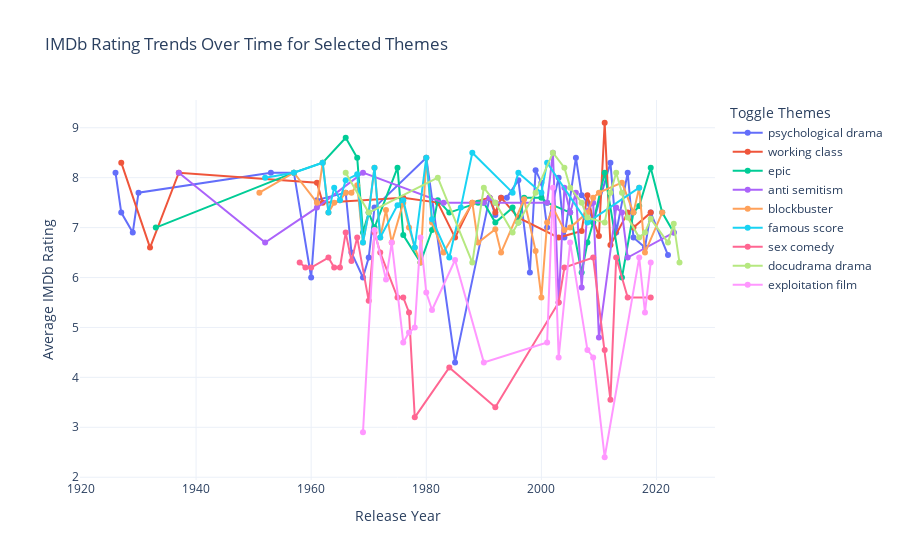

The notebook cell saved with this chart:
### Markdown cell above
# Let's look at how the Average IMDB ratings for a few selected keywords evolved over time

### Code cell
# Make a copy of the DataFrame for time-based analysis
df_time_keywords = df.copy()

df_time_keywords["releaseYear"] = df_time_keywords["releaseYear"].astype(int)
df_time_keywords["imdbRating"] = df_time_keywords["imdbRating"].astype(float)
df_time_keywords["keywords"] = df_time_keywords["keywords"].fillna("").str.lower()

# 2. Pick your themes
selected_keywords = ['famous score', 'epic', 'working class', 'docudrama drama','psychological drama', 'anti semitism','blockbuster', 'exploitation film','low budget film','sex comedy']

# 3. Explode so each (film, keyword) is a row
df_exploded = df_time_keywords.assign(
    keyword = df_time_keywords["keywords"].str.split(", ")
).explode("keyword")

# 4. Filter to only these keywords and valid years
df_trends = df_exploded[
    df_exploded["keyword"].isin(selected_keywords) &
    df_exploded["releaseYear"].notnull()
]

# 5. Compute yearly average rating per keyword
keyword_yearly = (
    df_trends
      .groupby(["releaseYear","keyword"])["imdbRating"]
      .mean()
      .reset_index()
)
""" Static plot

# 6. Plot it
plt.figure(figsize=(12,6))
sns.lineplot(
    data=keyword_yearly,
    x="releaseYear", y="imdbRating",
    hue="keyword", marker="o"
)
plt.title("IMDb Rating Trends Over Time for Selected Themes")
plt.xlabel("Release Year")
plt.ylabel("Average IMDb Rating")
plt.legend(title="Theme")
plt.grid(alpha=0.3)
plt.tight_layout()
plt.show() 

"""
# 1. Compute both mean rating and count per (year, keyword)
keyword_yearly_stats = (
    df_trends
      .groupby(["releaseYear", "keyword"])
      .agg(
          avg_rating=("imdbRating", "mean"),
          movie_count=("imdbRating", "count")
      )
      .reset_index()
)

# 2. Rename for Plotly clarity
keyword_yearly_stats.columns = ["Release Year", "Keyword", "Average IMDb Rating", "Movie Count"]

# 3. Create interactive line plot with custom hover
fig = px.line(
    keyword_yearly_stats,
    x="Release Year",
    y="Average IMDb Rating",
    color="Keyword",
    markers=True,
    title="IMDb Rating Trends Over Time for Selected Themes",
    hover_data={"Movie Count": True}  # 👈 This enables it in the hover box
)

# 4. Customize layout
fig.update_layout(
    hovermode="x unified",
    legend_title_text="Toggle Themes",
    template="plotly_white"
)

# 5. Show the plot
fig.show()

### Figure 1 — Plotly figure (JSON) as saved in the notebook; plotly's stock layout.template omitted (floating-point values rounded to 4 significant figures)
{"data": [{"customdata": [[1], [1], [1], [2], [1], [1], [1], [2], [1], [1], [1], [1], [1], [1], [1], [1], [2], [1], [1], [2], [2], [2], [1], [4], [1], [1], [1], [2], [3], [1], [1], [1], [1], [1], [1], [1], [2]], "hovertemplate": "Keyword=psychological drama<br>Release Year=%{x}<br>Average IMDb Rating=%{y}<br>Movie Count=%{customdata[0]}<extra></extra>", "legendgroup": "psychological drama", "line": {"color": "#636efa", "dash": "solid"}, "marker": {"symbol": "circle"}, "mode": "lines+markers", "name": "psychological drama", "orientation": "v", "showlegend": true, "type": "scatter", "x": [1926, 1927, 1929, 1930, 1953, 1957, 1960, 1961, 1966, 1967, 1969, 1970, 1971, 1980, 1985, 1991, 1992, 1993, 1994, 1996, 1998, 1999, 2000, 2001, 2003, 2004, 2006, 2007, 2008, 2009, 2012, 2013, 2015, 2016, 2018, 2019, 2022], "xaxis": "x", "y": [8.1, 7.3, 6.9, 7.7, 8.1, 8.1, 6.0, 7.55, 7.7, 6.5, 6.0, 6.4, 7.4, 8.4, 4.3, 7.6, 7.25, 7.6, 7.6, 7.95, 6.1, 8.15, 7.9, 7.0, 8.0, 6.8, 8.4, 7.65, 7.5, 7.1, 8.3, 6.9, 8.1, 6.8, 6.6, 7.3, 6.45], "yaxis": "y"}, {"customdata": [[1], [1], [1], [1], [1], [1], [1], [1], [1], [1], [2], [1], [1], [1], [3], [2], [4], [3], [1], [2], [3], [2], [1]], "hovertemplate": "Keyword=working class<br>Release Year=%{x}<br>Average IMDb Rating=%{y}<br>Movie Count=%{customdata[0]}<extra></extra>", "legendgroup": "working class", "line": {"color": "#EF553B", "dash": "solid"}, "marker": {"symbol": "circle"}, "mode": "lines+markers", "name": "working class", "orientation": "v", "showlegend": true, "type": "scatter", "x": [1927, 1932, 1937, 1961, 1962, 1976, 1982, 1985, 1988, 1991, 1992, 1993, 1996, 2003, 2007, 2008, 2009, 2010, 2011, 2012, 2015, 2016, 2019], "xaxis": "x", "y": [8.3, 6.6, 8.1, 7.9, 7.5, 7.6, 7.5, 6.8, 7.5, 7.6, 7.3, 7.6, 7.2, 6.8, 6.933, 7.65, 7.15, 6.833, 9.1, 6.65, 7.3, 7.0, 7.3], "yaxis": "y"}, {"customdata": [[1], [1], [1], [1], [2], [1], [1], [1], [1], [2], [1], [2], [2], [1], [1], [1], [1], [1], [1], [1], [1], [1], [1], [1], [2], [1], [1], [1], [1], [3], [1], [1], [1]], "hovertemplate": "Keyword=epic<br>Release Year=%{x}<br>Average IMDb Rating=%{y}<br>Movie Count=%{customdata[0]}<extra></extra>", "legendgroup": "epic", "line": {"color": "#00cc96", "dash": "solid"}, "marker": {"symbol": "circle"}, "mode": "lines+markers", "name": "epic", "orientation": "v", "showlegend": true, "type": "scatter", "x": [1933, 1957, 1962, 1966, 1968, 1969, 1970, 1971, 1975, 1976, 1979, 1981, 1982, 1984, 1989, 1990, 1992, 1995, 1996, 1997, 2000, 2001, 2005, 2007, 2008, 2009, 2011, 2014, 2016, 2017, 2019, 2021, 2023], "xaxis": "x", "y": [7.0, 8.1, 8.3, 8.8, 8.4, 6.9, 7.3, 7.0, 8.2, 6.85, 6.3, 6.95, 7.55, 7.3, 7.5, 7.5, 7.1, 7.4, 7.1, 7.6, 7.6, 7.5, 7.3, 6.1, 6.7, 7.1, 8.1, 6.0, 7.3, 7.433, 8.2, 7.3, 6.9], "yaxis": "y"}, {"customdata": [[1], [1], [1], [2], [1], [1], [1], [1], [1], [1], [1], [3], [2], [1], [1], [3], [2], [1], [3], [1], [2], [1]], "hovertemplate": "Keyword=anti semitism<br>Release Year=%{x}<br>Average IMDb Rating=%{y}<br>Movie Count=%{customdata[0]}<extra></extra>", "legendgroup": "anti semitism", "line": {"color": "#ab63fa", "dash": "solid"}, "marker": {"symbol": "circle"}, "mode": "lines+markers", "name": "anti semitism", "orientation": "v", "showlegend": true, "type": "scatter", "x": [1937, 1952, 1961, 1969, 1983, 1990, 1991, 1992, 2001, 2002, 2003, 2004, 2005, 2006, 2007, 2008, 2009, 2010, 2013, 2014, 2015, 2023], "xaxis": "x", "y": [8.1, 6.7, 7.4, 8.1, 7.5, 7.5, 7.6, 7.5, 7.5, 8.5, 5.5, 7.8, 7.3, 7.7, 5.8, 7.333, 7.5, 4.8, 7.4, 7.3, 6.4, 6.9], "yaxis": "y"}, {"customdata": [[1], [1], [1], [1], [1], [1], [2], [1], [1], [2], [1], [1], [1], [1], [2], [1], [1], [1], [1], [1], [1], [1], [1], [1], [1], [3], [1], [3], [3], [1], [3], [1], [2], [2], [2], [1], [1], [1], [1], [2], [1], [1]], "hovertemplate": "Keyword=blockbuster<br>Release Year=%{x}<br>Average IMDb Rating=%{y}<br>Movie Count=%{customdata[0]}<extra></extra>", "legendgroup": "blockbuster", "line": {"color": "#FFA15A", "dash": "solid"}, "marker": {"symbol": "circle"}, "mode": "lines+markers", "name": "blockbuster", "orientation": "v", "showlegend": true, "type": "scatter", "x": [1951, 1957, 1961, 1962, 1963, 1964, 1965, 1966, 1967, 1968, 1969, 1970, 1971, 1972, 1973, 1974, 1976, 1977, 1978, 1979, 1980, 1981, 1983, 1988, 1989, 1992, 1993, 1997, 1999, 2000, 2001, 2002, 2004, 2005, 2008, 2009, 2010, 2014, 2016, 2017, 2018, 2021], "xaxis": "x", "y": [7.7, 8.1, 7.5, 8.3, 7.3, 7.5, 7.55, 7.7, 7.7, 7.85, 6.7, 7.3, 8.2, 6.8, 7.35, 6.7, 7.5, 7.0, 6.6, 6.3, 8.4, 7.1, 6.5, 7.5, 6.7, 6.967, 6.5, 7.567, 6.533, 5.6, 7.1, 7.4, 6.95, 7.0, 7.3, 7.6, 7.7, 7.9, 7.3, 7.8, 6.5, 7.3], "yaxis": "y"}, {"customdata": [[1], [2], [1], [1], [1], [2], [2], [3], [1], [1], [1], [1], [2], [2], [1], [1], [3], [1], [1], [1], [1], [1], [2], [1], [1], [2]], "hovertemplate": "Keyword=famous score<br>Release Year=%{x}<br>Average IMDb Rating=%{y}<br>Movie Count=%{customdata[0]}<extra></extra>", "legendgroup": "famous score", "line": {"color": "#19d3f3", "dash": "solid"}, "marker": {"symbol": "circle"}, "mode": "lines+markers", "name": "famous score", "orientation": "v", "showlegend": true, "type": "scatter", "x": [1952, 1957, 1962, 1963, 1964, 1965, 1966, 1968, 1969, 1970, 1971, 1972, 1975, 1976, 1978, 1980, 1981, 1984, 1986, 1988, 1995, 1996, 2000, 2001, 2008, 2017], "xaxis": "x", "y": [8.0, 8.1, 8.3, 7.3, 7.8, 7.55, 7.95, 8.067, 6.7, 7.3, 8.2, 6.8, 7.45, 7.55, 6.6, 8.4, 7.167, 6.4, 7.4, 8.5, 7.7, 8.1, 7.7, 8.3, 7.1, 7.8], "yaxis": "y"}, {"customdata": [[1], [1], [1], [1], [1], [1], [2], [3], [1], [3], [3], [1], [1], [1], [1], [1], [1], [1], [2], [1], [1], [2], [2], [1], [2], [1]], "hovertemplate": "Keyword=sex comedy<br>Release Year=%{x}<br>Average IMDb Rating=%{y}<br>Movie Count=%{customdata[0]}<extra></extra>", "legendgroup": "sex comedy", "line": {"color": "#FF6692", "dash": "solid"}, "marker": {"symbol": "circle"}, "mode": "lines+markers", "name": "sex comedy", "orientation": "v", "showlegend": true, "type": "scatter", "x": [1958, 1959, 1960, 1963, 1964, 1965, 1966, 1967, 1968, 1970, 1971, 1972, 1975, 1976, 1977, 1978, 1984, 1992, 2003, 2004, 2009, 2011, 2012, 2013, 2015, 2019], "xaxis": "x", "y": [6.3, 6.2, 6.2, 6.4, 6.2, 6.2, 6.9, 6.333, 6.8, 5.533, 6.9, 6.5, 5.6, 5.6, 5.3, 3.2, 4.2, 3.4, 5.5, 6.2, 6.4, 4.55, 3.55, 6.4, 5.6, 5.6], "yaxis": "y"}, {"customdata": [[1], [1], [1], [1], [1], [1], [1], [1], [2], [1], [2], [1], [1], [2], [3], [1], [2], [1], [2], [1], [4], [4], [2], [4], [1]], "hovertemplate": "Keyword=docudrama drama<br>Release Year=%{x}<br>Average IMDb Rating=%{y}<br>Movie Count=%{customdata[0]}<extra></extra>", "legendgroup": "docudrama drama", "line": {"color": "#B6E880", "dash": "solid"}, "marker": {"symbol": "circle"}, "mode": "lines+markers", "name": "docudrama drama", "orientation": "v", "showlegend": true, "type": "scatter", "x": [1966, 1970, 1982, 1988, 1990, 1992, 1995, 1996, 1999, 2002, 2004, 2005, 2007, 2008, 2011, 2012, 2013, 2014, 2015, 2017, 2018, 2019, 2022, 2023, 2024], "xaxis": "x", "y": [8.1, 7.3, 8.0, 6.3, 7.8, 7.5, 6.9, 7.1, 7.7, 8.5, 8.2, 7.8, 7.5, 7.2, 7.1, 7.7, 8.1, 7.7, 7.2, 6.8, 6.9, 7.175, 6.7, 7.075, 6.3], "yaxis": "y"}, {"customdata": [[1], [2], [5], [1], [1], [1], [1], [1], [1], [2], [2], [1], [1], [1], [2], [1], [2], [2], [1], [1], [1], [1]], "hovertemplate": "Keyword=exploitation film<br>Release Year=%{x}<br>Average IMDb Rating=%{y}<br>Movie Count=%{customdata[0]}<extra></extra>", "legendgroup": "exploitation film", "line": {"color": "#FF97FF", "dash": "solid"}, "marker": {"symbol": "circle"}, "mode": "lines+markers", "name": "exploitation film", "orientation": "v", "showlegend": true, "type": "scatter", "x": [1969, 1971, 1973, 1974, 1976, 1977, 1978, 1979, 1980, 1981, 1985, 1990, 2001, 2002, 2003, 2005, 2008, 2009, 2011, 2017, 2018, 2019], "xaxis": "x", "y": [2.9, 6.95, 5.96, 6.7, 4.7, 4.9, 5.0, 6.8, 5.7, 5.35, 6.35, 4.3, 4.7, 7.8, 4.4, 6.7, 4.55, 4.4, 2.4, 6.4, 5.3, 6.3], "yaxis": "y"}], "layout": {"hovermode": "x unified", "legend": {"title": {"text": "Toggle Themes"}, "tracegroupgap": 0}, "title": {"text": "IMDb Rating Trends Over Time for Selected Themes"}, "xaxis": {"anchor": "y", "domain": [0, 1], "title": {"text": "Release Year"}}, "yaxis": {"anchor": "x", "domain": [0, 1], "title": {"text": "Average IMDb Rating"}}}}
